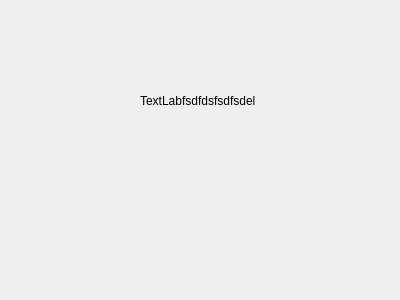
<?xml version="1.0" encoding="UTF-8"?>
<ui version="4.0">
 <class>Form</class>
 <widget class="QWidget" name="Form">
  <property name="geometry">
   <rect>
    <x>0</x>
    <y>0</y>
    <width>400</width>
    <height>300</height>
   </rect>
  </property>
  <property name="windowTitle">
   <string>Form</string>
  </property>
  <widget class="QWidget" name="verticalLayoutWidget">
   <property name="geometry">
    <rect>
     <x>130</x>
     <y>150</y>
     <width>160</width>
     <height>80</height>
    </rect>
   </property>
   <layout class="QVBoxLayout" name="trungnguyenyeuem"/>
  </widget>
  <widget class="QLabel" name="label">
   <property name="geometry">
    <rect>
     <x>140</x>
     <y>70</y>
     <width>201</width>
     <height>61</height>
    </rect>
   </property>
   <property name="text">
    <string>TextLabfsdfdsfsdfsdel</string>
   </property>
  </widget>
 </widget>
 <resources/>
 <connections/>
</ui>
